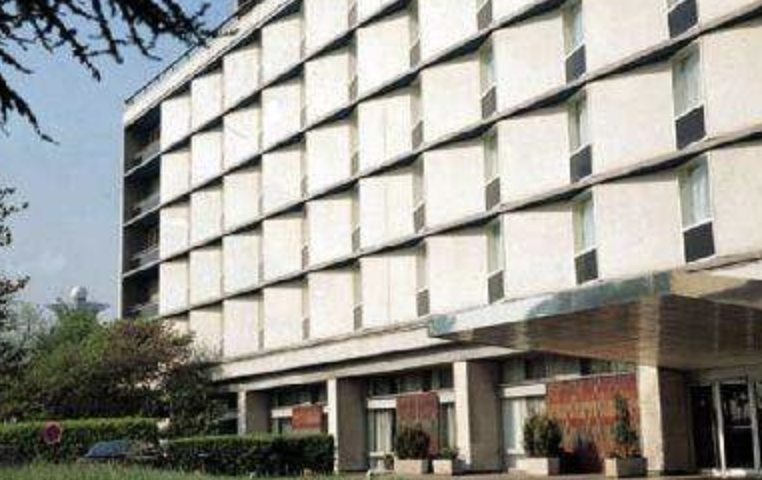
#> input picture Test/Pictures/line.jpg, 762 x 480 px
$ python 030_Hough.py
#> lines starting #> are read from the running program, lines starting #| are printed output that depends on the picture; after the words box and inside, x2 and y2 are one past the last pixel; in counts of white or black regions, pixels touching at a corner belong together
#> further down, image is the input picture: shape (480, 762, 3); mean B, G, R 145.3, 151.4, 152.7
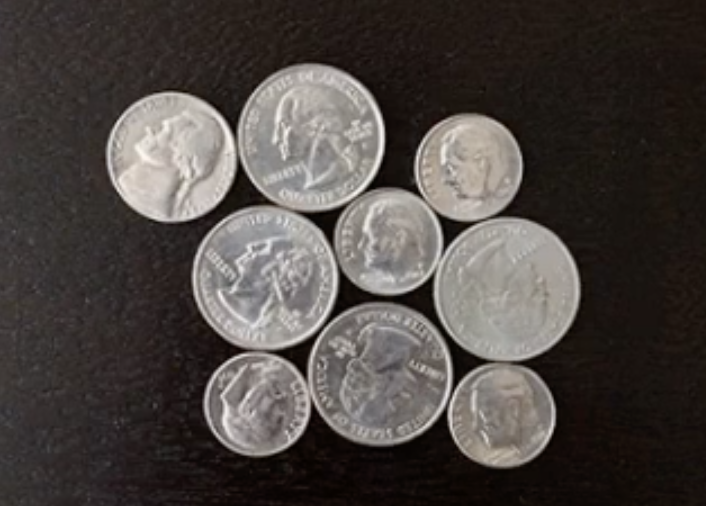
#> input picture Test/Pictures/coins.jpg, 706 x 506 px
#> further down, image1 is the input picture: shape (506, 706, 3); mean B, G, R 66.8, 70, 75.9
import cv2
import numpy as np
from matplotlib import pyplot as plt


def Hough_Line(Image):
    gray = cv2.cvtColor(Image, cv2.COLOR_BGR2GRAY)
    canny = cv2.Canny(gray, 50, 150, apertureSize=3)
    lines = cv2.HoughLines(canny, 1, np.pi / 180, 200)
    for line in lines:
        rho, theta = line[0]
        a = np.cos(theta)
        b = np.sin(theta)
        x0 = a * rho
        y0 = b * rho
        x1 = int(x0 + 1000 * (-b))
        y1 = int(y0 + 1000 * a)
        x2 = int(x0 - 1000 * (-b))
        y2 = int(y0 - 1000 * a)
        cv2.line(Image, (x1, y1), (x2, y2), (0, 0, 255), 2)
    cv2.imshow("Hough Line", Image)


def Possible_Line(Image):
    gray = cv2.cvtColor(Image, cv2.COLOR_BGR2GRAY)
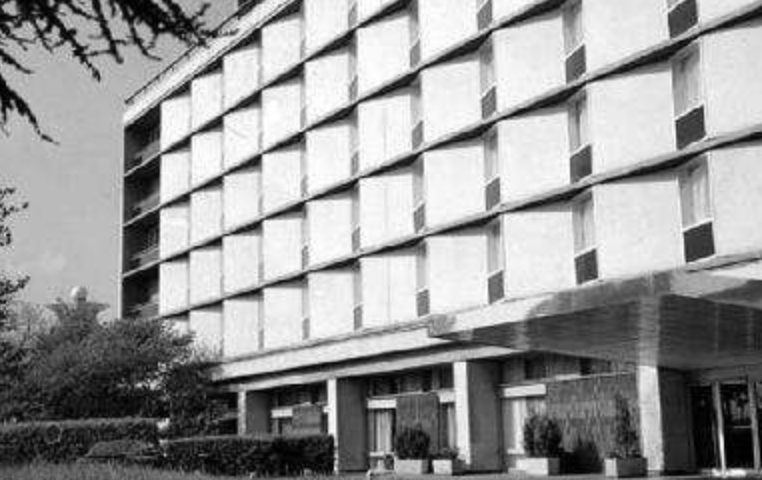
#> gray: shape (480, 762); min 0, max 255, mean 151.1
    canny = cv2.Canny(gray, 50, 150, apertureSize=3)
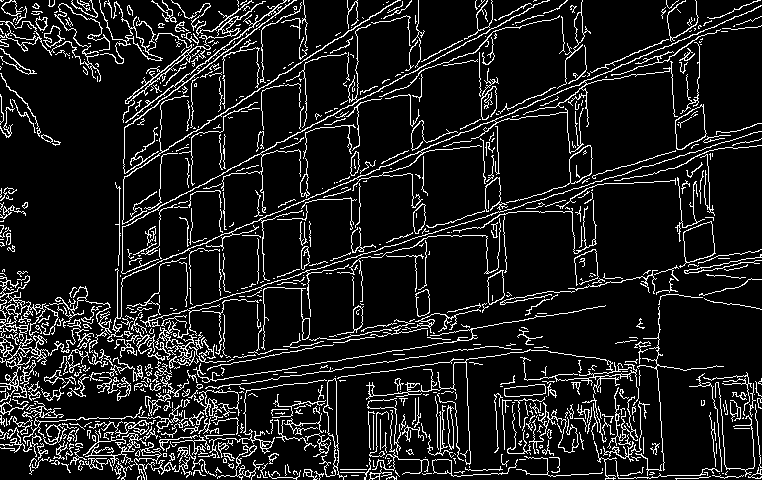
#> canny: shape (480, 762); 11.5% white in thin lines or dots
    lines = cv2.HoughLinesP(canny, 1, np.pi / 180, 100, minLineLength=150, maxLineGap=10)
#> lines = 27 rows, first 6: [117, 279, 760, 6], [119, 228, 487, 32], [404, 241, 710, 147], [351, 174, 624, 58], [115, 182, 393, 2], [199, 369, 376, 335]
    for line in lines:
        x1, y1, x2, y2 = line[0]
        cv2.line(Image, (x1, y1), (x2, y2), (0, 0, 255), 2)
#> this loop made 27 passes
#> (x1, y1, x2, y2) on passes 1 to 12: (117, 279, 760, 6), (119, 228, 487, 32), (404, 241, 710, 147), (351, 174, 624, 58), (115, 182, 393, 2), (199, 369, 376, 335), (81, 346, 244, 296), (7, 366, 164, 315), (9, 366, 205, 303), (223, 172, 544, 1), (50, 382, 223, 352), (292, 367, 477, 337)
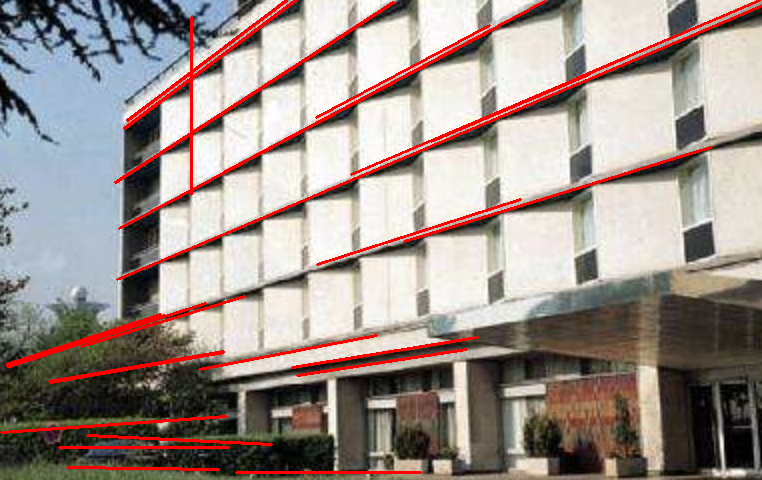
#> Image: shape (480, 762, 3); 4.45% of pixels changed, all inside (x1, y1, x2, y2) = (0, 0, 762, 474)
    cv2.imshow("Possible Line", Image)


def Hough_Circle(Image):
    dst = cv2.pyrMeanShiftFiltering(Image, 10, 100)
    gray = cv2.cvtColor(dst, cv2.COLOR_BGR2GRAY)
    circles = cv2.HoughCircles(gray, cv2.HOUGH_GRADIENT, 1, 20, param1=80, param2=30, minRadius=0, maxRadius=0)

    for circle in circles[0]:
        cv2.circle(Image, (circle[0], circle[1]), circle[2], (0, 255, 0), 2)
        cv2.circle(Image, (circle[0], circle[1]), 2, (0, 0, 255), 2)

    cv2.imshow('Hough Circle', Image)


image = cv2.imread('Pictures/line.jpg')
image1 = cv2.imread('Pictures/coins.jpg')

Possible_Line(image)
# Hough_Circle(image1)

plt.show()
cv2.waitKey()
cv2.destroyAllWindows()
